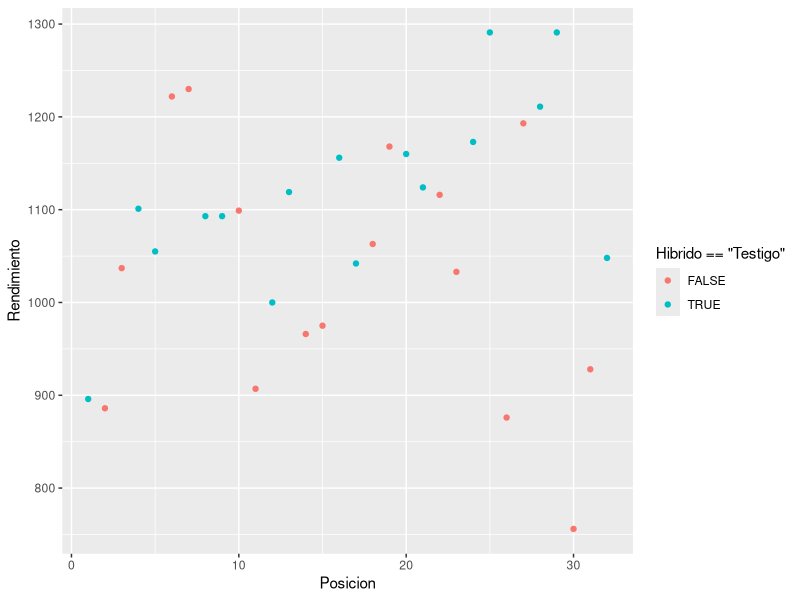
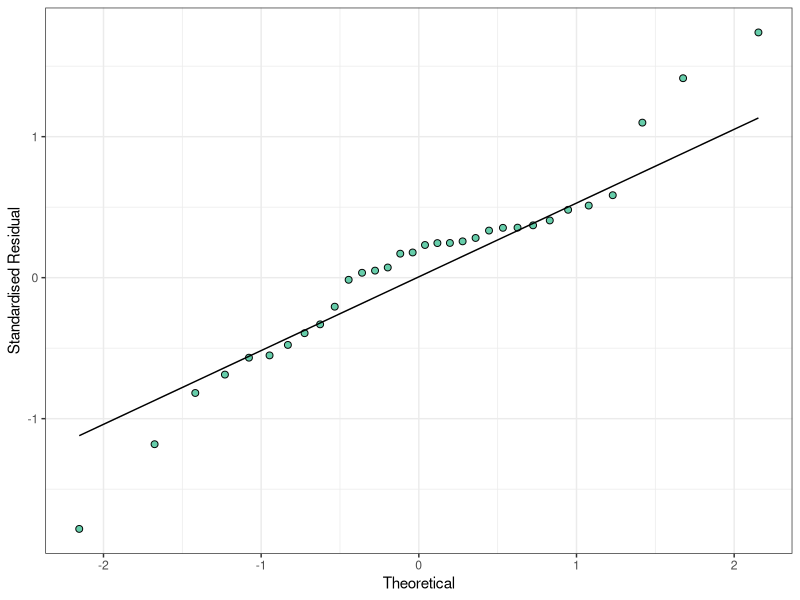
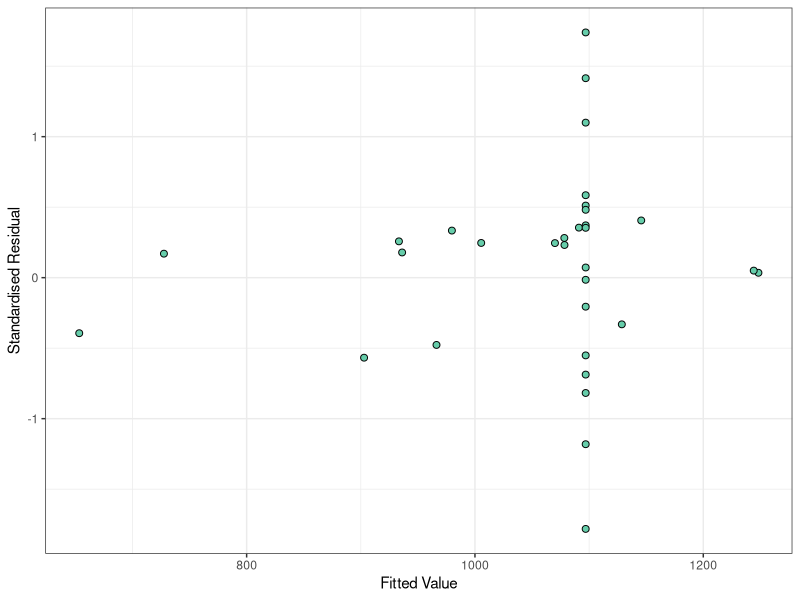
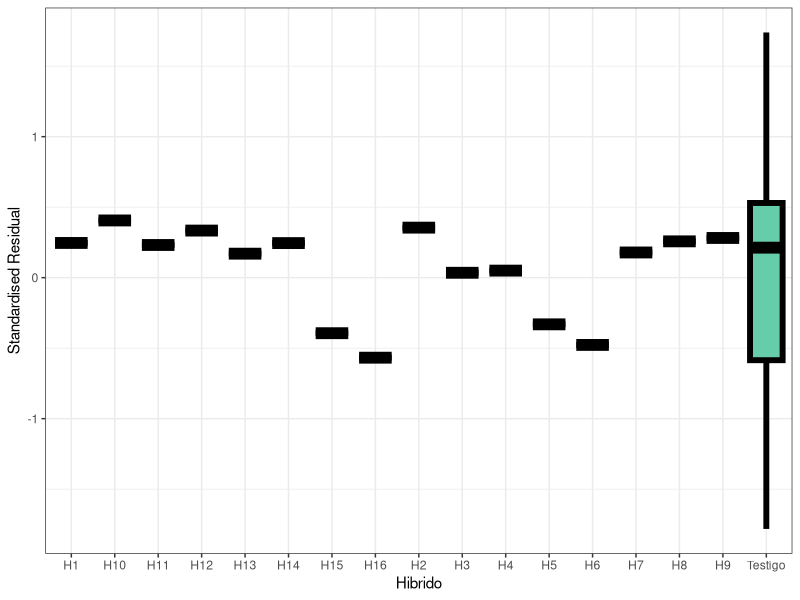

Here is the R script that generated these plots, in order: (Note: this script raises an error after producing the figures.)
library(dplyr)
library(ggplot2)

library(nlme)
library(emmeans)

datos_testigosap <- read.table('Datos/Dia 1/Testigos_apareados.txt',
sep = '\t',
header = TRUE)


head(datos_testigosap)

ggplot(datos_testigosap, aes(Posicion, Rendimiento, color = Hibrido == 'Testigo')) +
  geom_point()


mdl_errores_indep <- aov(Rendimiento ~ Hibrido, 
data = datos_testigosap)

mdl_errores_corr_exp <- gls(Rendimiento ~ Hibrido, 
correlation = corExp(form=~Posicion,
nugget=FALSE,
metric='euclidean'),
data = datos_testigosap)


mdl_errores_corr_gau <- gls(Rendimiento ~ Hibrido, 
correlation = corGaus(form=~Posicion,
nugget=FALSE,
metric='euclidean'),
data = datos_testigosap)

mdl_errores_corr_lin <- gls(Rendimiento ~ Hibrido, 
correlation = corLin(form=~Posicion,
nugget=FALSE,
metric='euclidean'),
data = datos_testigosap)

mdl_errores_corr_spher <- gls(Rendimiento ~ Hibrido, 
correlation = corSpher(form=~Posicion,
nugget=FALSE,
metric='euclidean'),
data = datos_testigosap)

mdl_errores_corr_rationalquad<- gls(Rendimiento ~ Hibrido, 
correlation = corRatio(form=~Posicion,
nugget=FALSE,
metric='euclidean'),
data = datos_testigosap)




data.frame(
  Modelo = c('Errores Independientes',
             'Correlacion Espacial (Exp)',
             'Correlacion Espacial (Gaussian)',
             'Correlacion Espacial (Linear)',
             'Correlacion Espacial (Spheric)',
             'Correlacion Espacial (Rational Quadratic)'),
  AIC = c(AIC(mdl_errores_indep), 
          AIC(mdl_errores_corr_exp),
          AIC(mdl_errores_corr_gau),
          AIC(mdl_errores_corr_lin),
          AIC(mdl_errores_corr_spher),
          AIC(mdl_errores_corr_rationalquad)
          ),
  BIC = c(BIC(mdl_errores_indep), 
          BIC(mdl_errores_corr_exp),
          BIC(mdl_errores_corr_gau),
          BIC(mdl_errores_corr_lin),
          BIC(mdl_errores_corr_spher),
          BIC(mdl_errores_corr_rationalquad))
) |> 
  arrange(AIC, BIC)

datos_testigosap$resid_corr_exp <- 
  residuals(mdl_errores_corr_exp, type = 'normalized')
datos_testigosap$pred_corr_exp <-
  predict(mdl_errores_corr_exp)

ggplot(datos_testigosap, aes(sample = resid_corr_exp)) +
        geom_qq(
            colour = "black",
            fill = "aquamarine3",
            size = 2,
            shape = 21
        ) +
        geom_qq_line() +
        theme_bw() +
        labs(y = "Standardised Residual", x = "Theoretical")

ggplot(
        data = datos_testigosap,
        mapping = aes(x = pred_corr_exp, y = resid_corr_exp)
        ) +
        geom_point(
            colour = "black",
            fill = "aquamarine3",
            size = 2,
            shape = 21
        ) +
        theme_bw() +
        labs(y = "Standardised Residual", x = "Fitted Value")




ggplot(
        data = datos_testigosap,
        mapping = aes(x = Hibrido, y = resid_corr_exp)
        ) +
        geom_boxplot(
            colour = "black",
            fill = "aquamarine3",
            size = 2,
            shape = 21
        ) +
        theme_bw() +
        labs(y = "Standardised Residual", x = "Hibrido")


joint_tests(mdl_errores_corr_exp)


emmeans(mdl_errores_corr_exp, 'Hibrido') |>
  as.data.frame() |>
  arrange(emmean)
